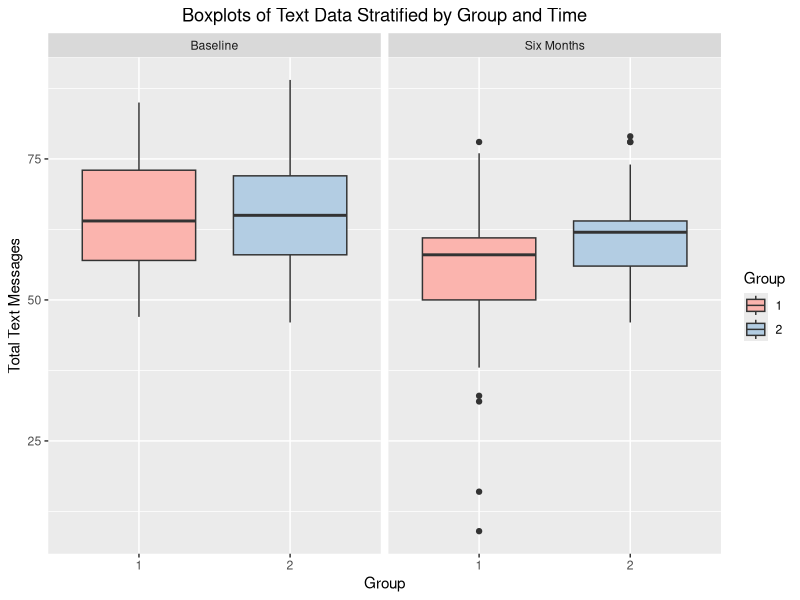

This figure's R source:
###Visualization 1:
#Stratified boxplot of text messages by Group and Time
#Hint: Faceted Boxplot

#set working directory as folder on desktop
#setwd("C:/Users/brand/OneDrive/Desktop/BHDS2010/ASSIGN3/bhds-assign-3")
#setwd("/Users/vleary71/Desktop/BHDS2010/ASSIGN3/bhds-assign-3")
#successfully set working directory


#Read data set in
#Use read.csv since the file is a csv file
text_data <- read.csv("TextMessages.csv")
#File was successfully read in

#Use nrow() to check the number of rows/observations
nrow(text_data)
#There are 50 rows in the dataset

#Use names() to view the variable names
names(text_data)
#There are variables "Group", "Baseline", "Six_months" and "Participant"

#Load ggplot2
library(ggplot2)

#load reshape to convert data to long with melt()
library(reshape)

#Using cbind to combine the melted text data without the Group variable with a
#a column containing the Group variable replicated a second time.
long_text_data <- cbind(melt(text_data[,-1],
                             id.vars = "Participant", #not melting Participant
                             variable_name = "Time", #Variable name for melted
                       value.names = "Texts"), #argument not working? Supposed
                       #to change the variable name to "Texts", but doesn't 
                       #seem to work anymore.
                       Group = rep(text_data$Group, 2)) #Using rep() to replicate

#Use is.factor() to check if Group is a factor
is.factor(long_text_data$Group)
#FALSE was returned
#Use as.factor() to change it to a factor
long_text_data$Group <- as.factor(long_text_data$Group)
#Verify again with is.factor()
is.factor(long_text_data$Group)
#TRUE is returned this time

#Check if Time is a factor with is.factor()
is.factor(long_text_data$Time)
#TRUE was returned

#Check the factor names of Time using levels()
levels(long_text_data$Time)
#"Baseline" and "Six_months" were returned

#Use levels again and set the names of the factors to have "Six Months" for
#easier readability for the boxplots
levels(long_text_data$Time) <- c("Baseline", "Six Months")
#check the levels again
levels(long_text_data$Time)
#Now "Baseline" and "Six Months" was returned


######Plot the boxplots

#Use ggplot() with aes set for group on x to stratify and value on y with
#fill = group to allow the plots to be colored
ggplot(long_text_data, aes(x=Group, y = value, fill = Group)) + 
  #adding a boxplot with geom_boxplot()
  geom_boxplot() +
  #Use facet_wrap() to stratify the boxplots by time
  facet_wrap(.~Time) +
  #add labels for the title and y axis
  labs(title = "Boxplots of Text Data Stratified by Group and Time",
       y = "Total Text Messages")+ 
  #adding a color to the boxplots
  scale_fill_brewer(palette = "Pastel1") + 
  #centering the title of the plot
  theme(plot.title = element_text(hjust = 0.5))
#The figure was successfully created
